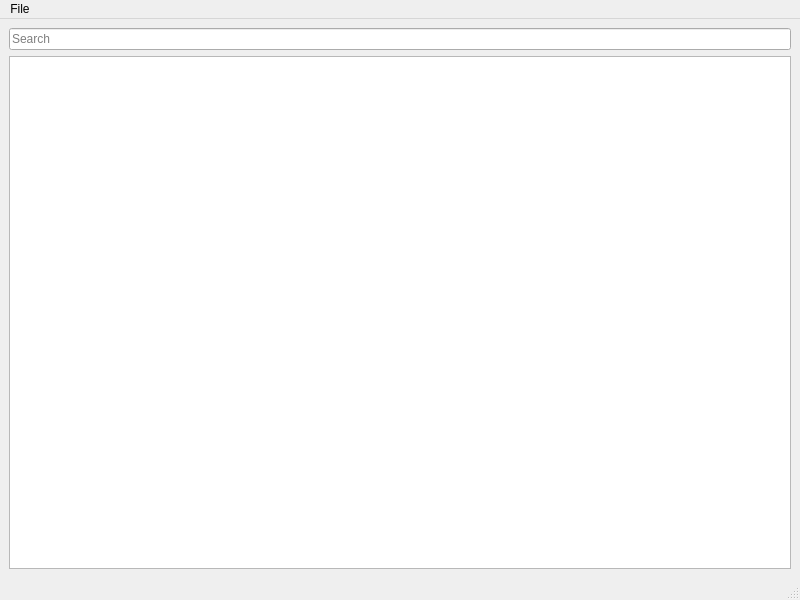
<?xml version="1.0" encoding="UTF-8"?>
<ui version="4.0">
 <class>MainWindow</class>
 <widget class="QMainWindow" name="MainWindow">
  <property name="geometry">
   <rect>
    <x>0</x>
    <y>0</y>
    <width>800</width>
    <height>600</height>
   </rect>
  </property>
  <property name="windowTitle">
   <string>PyQt6 Recipe Book</string>
  </property>
  <widget class="QWidget" name="centralwidget">
   <layout class="QGridLayout" name="gridLayout">
    <item row="0" column="0">
     <layout class="QVBoxLayout" name="verticalLayout">
      <item>
       <widget class="QLineEdit" name="searchLE">
        <property name="text">
         <string/>
        </property>
        <property name="placeholderText">
         <string>Search</string>
        </property>
        <property name="clearButtonEnabled">
         <bool>true</bool>
        </property>
       </widget>
      </item>
      <item>
       <widget class="QTableView" name="mainViewTV"/>
      </item>
     </layout>
    </item>
   </layout>
  </widget>
  <widget class="QMenuBar" name="menubar">
   <property name="geometry">
    <rect>
     <x>0</x>
     <y>0</y>
     <width>800</width>
     <height>19</height>
    </rect>
   </property>
   <widget class="QMenu" name="menuFile">
    <property name="title">
     <string>File</string>
    </property>
    <addaction name="addRecipeAction"/>
    <addaction name="removeRecipeAction"/>
    <addaction name="quitAction"/>
   </widget>
   <addaction name="menuFile"/>
  </widget>
  <widget class="QStatusBar" name="statusbar"/>
  <action name="addRecipeAction">
   <property name="text">
    <string>Add Recipe</string>
   </property>
  </action>
  <action name="removeRecipeAction">
   <property name="text">
    <string>Remove Recipe</string>
   </property>
  </action>
  <action name="quitAction">
   <property name="text">
    <string>Quit</string>
   </property>
  </action>
 </widget>
 <tabstops>
  <tabstop>searchLE</tabstop>
  <tabstop>mainViewTV</tabstop>
 </tabstops>
 <resources/>
 <connections/>
</ui>
